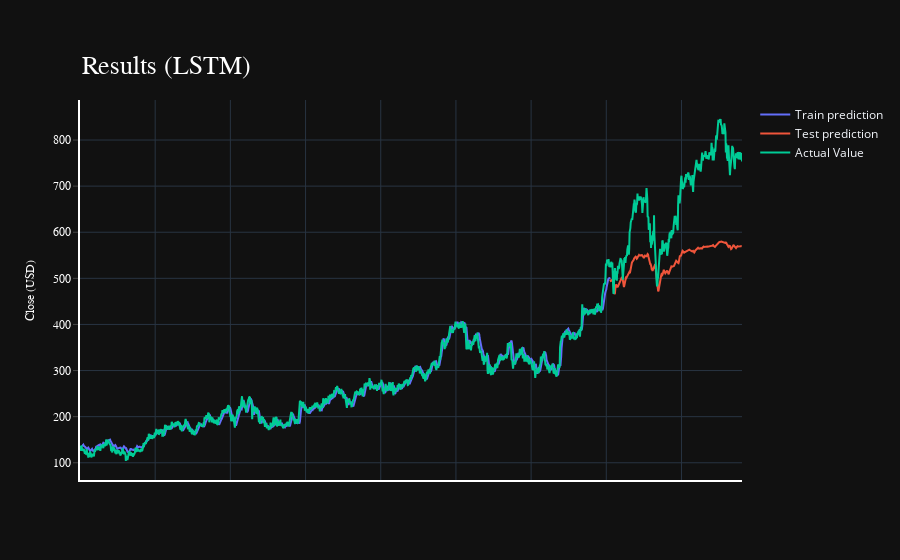

Write notebook code for a chart like this one.
### Code cell
# !pip install nbformat
# !pip install plotly
import plotly.express as px
import plotly.graph_objects as go

fig = go.Figure()
fig.add_trace(go.Scatter(go.Scatter(x=result.index, y=result[0],
                    mode='lines',
                    name='Train prediction')))
fig.add_trace(go.Scatter(x=result.index, y=result[1],
                    mode='lines',
                    name='Test prediction'))
fig.add_trace(go.Scatter(go.Scatter(x=result.index, y=result[2],
                    mode='lines',
                    name='Actual Value')))
fig.update_layout(
    xaxis=dict(
        showline=True,
        showgrid=True,
        showticklabels=False,
        linecolor='white',
        linewidth=2
    ),
    yaxis=dict(
        title_text='Close (USD)',
        titlefont=dict(
            family='Rockwell',
            size=12,
            color='white',
        ),
        showline=True,
        showgrid=True,
        showticklabels=True,
        linecolor='white',
        linewidth=2,
        ticks='outside',
        tickfont=dict(
            family='Rockwell',
            size=12,
            color='white',
        ),
    ),
    showlegend=True,
    template = 'plotly_dark'

)



annotations = []
annotations.append(dict(xref='paper', yref='paper', x=0.0, y=1.05,
                              xanchor='left', yanchor='bottom',
                              text='Results (LSTM)',
                              font=dict(family='Rockwell',
                                        size=26,
                                        color='white'),
                              showarrow=False))
fig.update_layout(annotations=annotations)

fig.show()

### Figure 1 — Plotly figure (JSON) as saved in the notebook; plotly's stock layout.template omitted (floating-point values rounded to 4 significant figures; data arrays with more than 128 entries replaced by an {"elided": "..."} marker saying what was removed)
{"data": [{"mode": "lines", "name": "Train prediction", "type": "scatter", "x": {"elided": "1762 int values"}, "y": {"elided": "1762 float values"}}, {"mode": "lines", "name": "Test prediction", "type": "scatter", "x": {"elided": "1762 int values"}, "y": {"elided": "1762 float values"}}, {"mode": "lines", "name": "Actual Value", "type": "scatter", "x": {"elided": "1762 int values"}, "y": {"elided": "1762 float values"}}], "layout": {"annotations": [{"font": {"color": "white", "family": "Rockwell", "size": 26}, "showarrow": false, "text": "Results (LSTM)", "x": 0, "xanchor": "left", "xref": "paper", "y": 1.05, "yanchor": "bottom", "yref": "paper"}], "showlegend": true, "xaxis": {"linecolor": "white", "linewidth": 2, "showgrid": true, "showline": true, "showticklabels": false}, "yaxis": {"linecolor": "white", "linewidth": 2, "showgrid": true, "showline": true, "showticklabels": true, "tickfont": {"color": "white", "family": "Rockwell", "size": 12}, "ticks": "outside", "title": {"font": {"color": "white", "family": "Rockwell", "size": 12}, "text": "Close (USD)"}}}}
